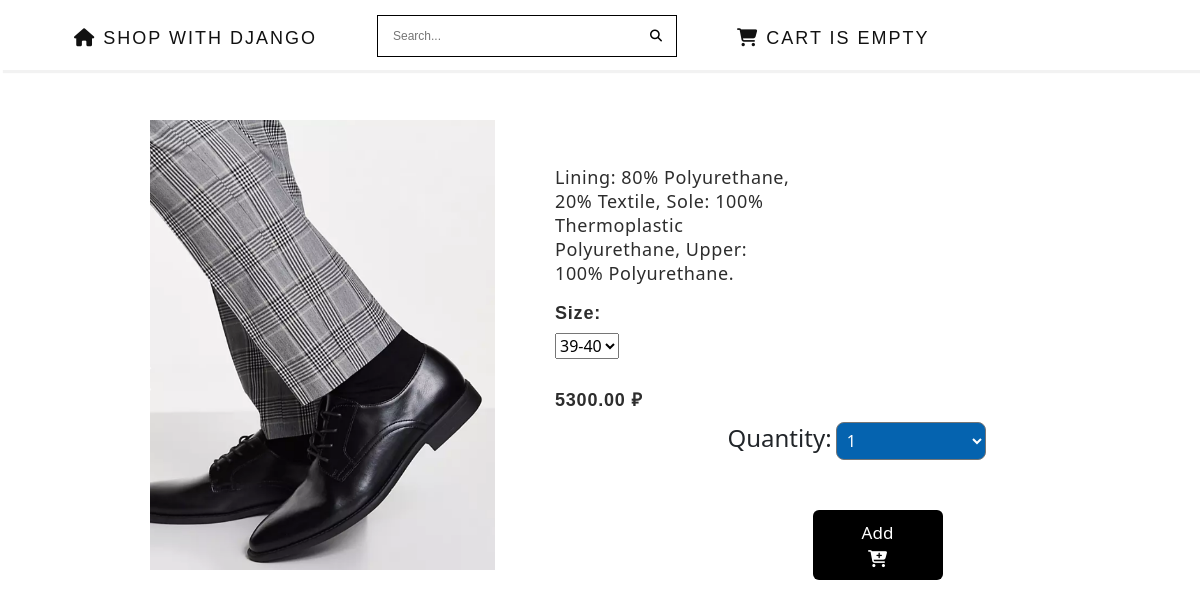
Page /2/derby-shoes-in-black-faux-leather/ on the committed database.
### store/models.py (models this page shows, shortened)
class Product(models.Model):
    category = models.ForeignKey(Category, on_delete=models.CASCADE)
    name = models.CharField(max_length=100, db_index=True)
    slug = models.SlugField(db_index=True)
    description = models.TextField(max_length=500)
    price = models.DecimalField(max_digits=10, decimal_places=2)
    image = models.ImageField(blank=True, upload_to='image')
    available = models.BooleanField(default=True)
    stock = models.PositiveIntegerField()
    update = models.DateTimeField(auto_now_add=True)
    date_create = models.DateTimeField(auto_now=True)
    class Meta:
        ordering = ['name', ]
        index_together = ['id', 'slug']
        verbose_name = 'Product'
        verbose_name_plural = 'Products'

class Category(models.Model):
    name = models.CharField(max_length=100, db_index=True)
    slug = models.SlugField(db_index=True)
    class Meta:
        ordering = ['name', ]
        verbose_name = 'Category'
        verbose_name_plural = 'Categories'

### store/views.py (the view)
# urls.py: path('<int:pr_id>/<slug:product_slug>/', views.product_detail, name='product_detail')
def product_detail(request, pr_id, product_slug):
    products = get_object_or_404(Product, id=pr_id, slug=product_slug)
    cart_product_form = CartAddProductForms()
    category = products.category
    return render(request, 'product_detail.html',
                  {'products': products, 'cart_product_form': cart_product_form, 'category': category})

### cart/forms.py
class CartAddProductForms(forms.Form):
    quantity = forms.TypedChoiceField(choices=PRODUCT_QUANTITY_CHOICE, coerce=int)
    update = forms.BooleanField(required=False, initial=False, widget=forms.HiddenInput)

### cart/context_processors.py (called while the page is built)
def cart(request):
    return {'cart': Cart(request)}

### cart/core.py (called while the page is built)
    def __len__(self):
        return sum(item['quantity'] for item in self.cart.values())

### templates/product_detail.html (shortened to what this page needs)
{% extends 'base.html' %}
{% load static %}
{% block content %}
<div class="product_wrapper">
    <div>
        <img src="
        {% if products.image %}
        {{ products.image.url }}
        {% else %}
        {% static 'img/no_image.jpg' %}
        {% endif %}"
             class="image_detail" alt="1">
    </div>
    <div class="detail">
        <br>
        <p>{{ products.description }}</p>
        <h2>Size:</h2>
        <select name="size">
            {% if category.slug == 'shoes' %}
            <option value="39-40">39-40</option>
            {% elif category.slug == 'socks' %}
            <option value="39-40">39-40</option>
            <option value="41-42">41-42</option>
            <option value="43-44">43-44</option>
            {% elif category.slug == 'clothes' %}
            <option value="XS">XS-Chest 34</option>
            <option value="S">S-Chest 36-38</option>
            <option value="M">M-Chest 40</option>
            <option value="L">L-Chest 42</option>
            <option value="XL">XL-Chest 44</option>
            {% elif category.slug == 'pants' %}
            <option value="W28">W28</option>
            <option value="W30">W30</option>
            <option value="W32">W32</option>
            <option value="W34">W34</option>
            <option value="W36">W36</option>
            {% endif %}
        </select>
        <br><br>
        <h2>{{ products.price }} ₽</h2>
        <form action="{% url 'cart_add' products.id %}" method="POST">
            {{ cart_product_form }}
            <button type="submit" class="add_to_cart">Add<br><i class="fa-solid fa-cart-plus"></i></button>
        </form>
    </div>
</div>
{% endblock %}

### static/css/style.css (style rules this page uses)
.image_detail { width: 345px; height: 450px; }
.product_wrapper { display: flex; gap: 60px; padding-left: 150px; padding-top: 20px; }
.product_wrapper h2 { text-align: left; font-family: futura-pt, sans-serif; font-size: 14px; letter-spacing: .5px; line-height: 20px; margin: 5px 0 8px; width: 100%; }
.category_wrapper p, h2 { text-align: center; font-family: futura-pt, sans-serif; font-size: 14px; letter-spacing: .5px; line-height: 20px; margin: 5px 0 8px; width: 100%; }
.detail { margin-top: 13px; }
.detail p { margin-right: 400px; font-size: 18px; font-weight: normal; letter-spacing: .6px; line-height: 24px; color: #2d2d2d; }
.detail h2 { font-size: 18px; font-weight: bold; letter-spacing: .8px; line-height: 24px; color: #2d2d2d; }
#id_quantity { background-color: #0563af; color: white; padding: 6px; width: 150px; border-radius: 8px; }
label { font-size: 24px; }
.add_to_cart { background-color: black; position: absolute; color: white; height: 70px; width: 130px; margin-top: 90px; margin-right: 85px; padding: 10px 20px 10px 20px; border: none; border-radius: 6px; font-size: 17px; }
.add_to_cart::before { content: none; }
* { box-sizing: border-box; }
form { position: relative; width: 300px; margin: 0 auto; }
input, button { outline: none; background: transparent; }
button { border: none; height: 42px; width: 42px; position: absolute; top: 0; right: 0; cursor: pointer; }
button:before { content: "\f002"; font-size: 16px; color: #F9F0DA; }

### rows in the picture
Product: image (picture), description "Lining: 80% Polyurethane, 20% Textile, Sole: 100% Thermoplastic Polyurethane, Upper: 100% Polyurethane.", price "5300.00"
Category: size "39-40"
